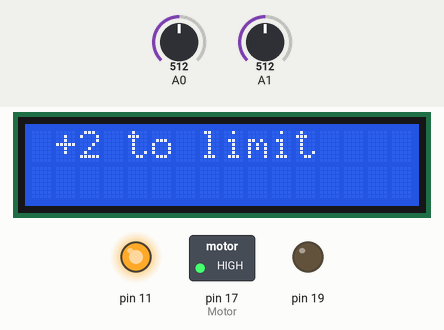
Simulated run of this sketch. Board: Arduino Uno, built with avr-gcc and run on an emulated ATmega328P. Parts: 16×2 character LCD, switched loads named in the sketch (green lamp = pin HIGH), output pins drawn as LEDs (lit = HIGH). Wiring (inferred from the names in the program): character LCD (HD44780): RS pin 8; E pin 9; data pin 0, pin 1, pin 2, pin 3, pin 4, pin 5, pin 6, pin 7. The test bench sets the inputs (shaded band); at power-on: A0 = 512, A1 = 512. Pins used as bus, display or sensor lines are not drawn.

Above: at 1.5 s.
1.6 s: A0 set to 688
3.2 s: A0 set to 719
At 4.0 s:
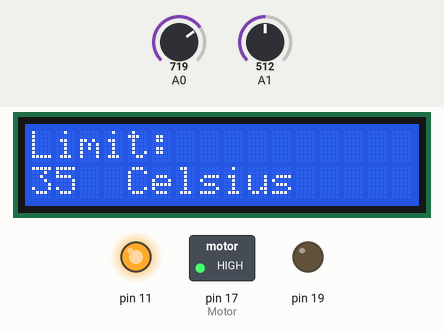
6.6 s: A0 set to 999
8.3 s: A0 set to 1014
At 9.2 s:
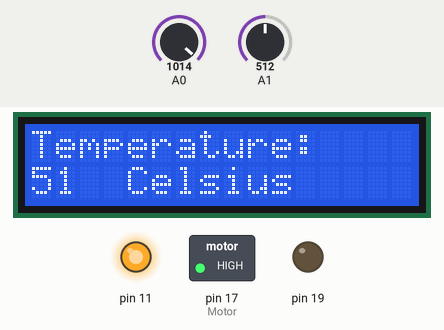
11.7 s: A1 set to 370
At 13.0 s:
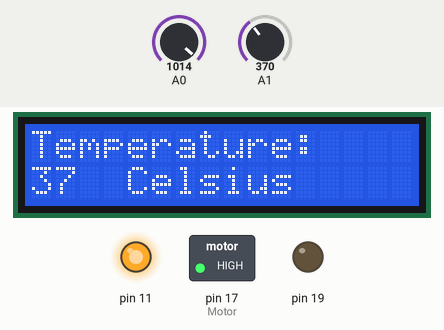
13.3 s: A1 set to 352
At 14.0 s:
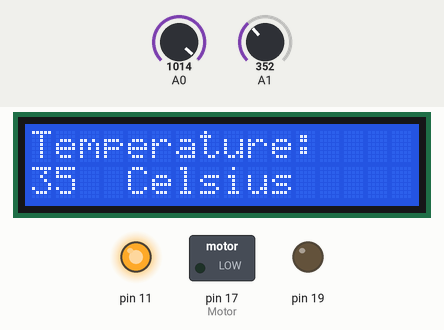
Timing chart, 0 to 16.3 s (numbered marks = the images above; inputs shaded):
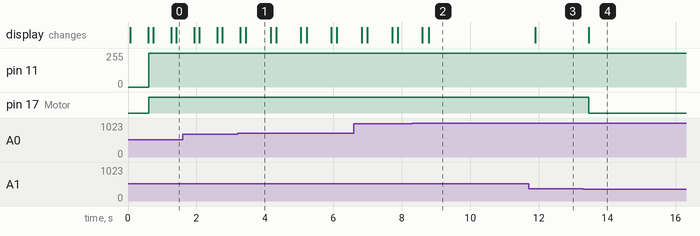

Measured:
- the behaviour switches between 700 and 701 on A0 (found by bisection; images 0 and 1)
- the behaviour switches between 1013 and 1014 on A0 (found by bisection; images 1 and 2)
- the behaviour switches between 360 and 359 on A1 (found by bisection; images 3 and 4)
- after the input at 3.2 s, the display: first differs from a run without the input after 0.24 s (image 1)
- after the input at 8.3 s, the display: first differs from a run without the input after 0.49 s (image 2)
- after the input at 11.7 s, the display: changes after 0.20 s (image 3)
- after the input at 13.3 s, pin 17 (Motor): HIGH → LOW after 0.16 s; the display: changes after 0.16 s (image 4)

The sketch:

PWM.ino
```cpp
#include <avr/io.h>
#include "PWM.h"

void PWM_init(){
  TCCR2A = TCCR2A | (1<<0) | (1<<1);   // Setting WGM01 and WGM00
  TCCR2B = TCCR2B &~ (1<<3);           // Clearing WGM02

  TCCR2B = TCCR2B | (1<<CS02);         // Setting CS02
  TCCR2B = TCCR2B &~ (1<<CS00);        // Clearing CS01
  TCCR2B = TCCR2B &~ (1<<CS01);        // Clearing CS00

  TCCR2A = TCCR2A | (1<<7);            // Setting COM0A1
  TCCR2A = TCCR2A &~ (1<<6);           // Clearing COM0A0

  DDRB |= (1<<3);

}


void Set_DutyCycle(int duty){

  OCR2A = (256*duty / 100)-1;
}
```

ADC.h
```cpp
// Function prototypes defined in header file for the ADC library
// .h files should be included in main app in order to use the library

void ADC_Init();
int ADC_Read(int channel);
```

ADC.ino
```cpp
#include <avr/io.h>
#include "ADC.h"

void ADC_Init() {
  ADCSRA = ADCSRA | (1 << ADEN);
  ADCSRA = ADCSRA | (1 << ADPS0);
  ADCSRA = ADCSRA | (1 << ADPS1);
  ADCSRA = ADCSRA | (1 << ADPS2);

  ADMUX = ADMUX | (1 << REFS0);
  ADMUX = ADMUX & ~(1 << REFS1);
}

int ADC_Read(int channel){

  ADMUX = ADMUX & ~(1 << MUX0);
  ADMUX = ADMUX & ~(1 << MUX1);
  ADMUX = ADMUX & ~(1 << MUX2);
  ADMUX = ADMUX & ~(1 << MUX3);
  ADMUX = ADMUX | channel;

  ADCSRA = ADCSRA | (1 << ADSC);

  while(ADCSRA & (1 << ADSC));

  return ADC;
}
```

Assesment_3_final_code.ino
```cpp
#include <avr/io.h>
#include <util/delay.h>
#include "LCD.h"
#include "ADC.h"

// Function Prototypes
void init();

int main(void){

  init();     // Call Initialization Function
  unsigned char buffer_1[4] ;   // temp_C  (temperature in Celsius)
  unsigned char buffer_2[4] ;   // temp_F  (temperature in FAhrenhait)
  unsigned char buffer_3[4] ;   // limit_C (limit in Celsius)
  unsigned char buffer_4[4] ;   // limit_F (limit in Fahrenhait)

  int temp_unit = 0;        // 0 --> Celsius and 1 --> Fahrenhait
  int limit = 250;          // Upper Limit (room temperature)


  while (1)
  {
    int command = ADC_Read(0);        // Reads pin A0 to know which button is pressed
    int temp_C = (ADC_Read(1))/10;    // Reads pin A1 from the temperature sensor and coverts it to celsius
    int temp_F = (temp_C*1.8) + 32;   // Conversion to fahrenhait
    int limit_C = (limit)/10;         // Limit of temperature before taking action accordingly
    int limit_F = (limit_C*1.8) + 32; // Limit in Fahrenhait

    // itoa functions to change integers to strings to be shown on LCD screen
    itoa(temp_C, buffer_1, 10);
    itoa(temp_F, buffer_2, 10);
    itoa(limit_C, buffer_3, 10);
    itoa(limit_F, buffer_4, 10);

    // Functions of buttons:
    // No buttons pressed
    if(command > 1013){
      LCD_String ("Temperature:");
    }
    // Select button
    else if (command  > 700){
      if(temp_unit == 0){
        LCD_String_xy(0,0, "Limit:");
        LCD_String_xy(1,0,buffer_3);
        LCD_String_xy(1, 4,"Celsius");
        _delay_ms(700);
      }
      else{
        LCD_String_xy(0,0, "Limit:");
        LCD_String_xy(1,0,buffer_4);
        LCD_String_xy(1, 4,"Fahrenhait");
        _delay_ms(700);
      }
    }
    // Left button
    else if(command > 450){
      limit += 2*10.23;
      LCD_String_xy(0, 1,"+2 to limit");
      _delay_ms(500);
    }
    // Down button
    else if(command > 290){
      LCD_String ("-1 to limit");
      _delay_ms(500);
      limit -= 10.23;
    }
    // Up button
    else if(command > 110){
      LCD_String ("+1 to limit");
      _delay_ms(500);
      limit += 10.23;
    }
    //Right button
    else{
      LCD_String ("Loading....");
      if(temp_unit == 0){
        temp_unit = 1;
      }
      else{
        temp_unit = 0;
      }
      _delay_ms(600);
    }
    // Displaying "Celsius" or "Fahrenhait" according to temp_unit
    if(temp_unit == 0){
      LCD_String_xy(1, 0,buffer_1);
      LCD_String_xy(1, 4,"Celsius");
    }
    else{
      LCD_String_xy(1, 0,buffer_2);
      LCD_String_xy(1, 4,"Fahrenhait");
    }

    // Controlling LEDs and motor direction according to temperature
    // Lower range  (COLD)
    if((temp_C < 15)){
      _delay_ms(8);
    PORTD = PORTD &~ (1<<3);            // LED 1 stays off (Red)
    PORTD = PORTD | (1<<2);             // LED 2 stays on (Blue)
    _delay_ms(8);
    PORTC = PORTC &~ (1<<3);            // Motor rotates anti-clockwise
    PORTC |= (1<<5);
    _delay_ms(8);
    Set_DutyCycle(255);
    }

    // Upper Range (HOT)
    else if ((temp_C > limit_C)){
    _delay_ms(8);
    PORTD = PORTD | (1<<3);             // LED 1 stays on (Red)
    PORTD = PORTD &~ (1<<2);            // LED 2 stays off (Blue)
    _delay_ms(8);
    PORTC |= (1<<3);                    // Motor rotates clockwise
    PORTC = PORTC &~ (1<<5);
    Set_DutyCycle(255);
    }

    // In Range
    else if(temp_C > 15){
      PORTD = PORTD &~ (1<<2);          // LED 2 stays off (Blue)
      PORTD = PORTD &~ (1<<3);          // LED 1 stays off (Red)
      PORTC = PORTC &~ (1<<3);          // Motor does not rotate
      PORTC = PORTC &~ (1<<5);

        }
    _delay_ms(100);
    LCD_Clear();
  }
  return 0;
}

void init(){

  ADC_Init();        // Initializing ADC library
  LCD_Init ();       // Initializing LCD library
  PWM_init();        // Initializing PWM library


  // Setting pins
  DDRD |= (1<<3);    // Setting LED 1 pin to output
  DDRD |= (1<<2);    // Setting LED 2 pin to output

  DDRC|= (1<<3);     // Pins of DC Motor to output
  DDRC|= (1<<5);

  /*DDRB = DDRB & ~(1 << 4);    // Make PB4 input (on/off switch)
  DDRB = DDRB & ~(1 << 2);    // Make PB2 input (direction switch)*/
}
```

PWM.h
```cpp
#include <avr/io.h>

void PWM_init();
void Set_DutyCycle(int duty);
```

uart.h
```cpp
#ifndef __UART__
#define __UART__

void Uart_Init(void);

void Uart_SetBaudRate(unsigned short BuadRate);

void Uart_SendChar(unsigned char DataByte);

unsigned char Uart_IsDataAvailable(void);

unsigned char Uart_ReadData();

void Uart_SendString(unsigned char DataString[], unsigned char Size);

#endif
```

uart.ino
```cpp
#if !defined(__AVR_ATmega328P__)
#include <avr/iom328p.h>
#endif

#include "Uart.h"

#define _BV(bit) (1 << (bit))
#define bit_is_set(sfr, bit) (_SFR_BYTE(sfr) & _BV(bit))
#define bit_is_clear(sfr, bit) (!(_SFR_BYTE(sfr) & _BV(bit)))
#define loop_until_bit_is_set(sfr, bit) do { } while (bit_is_clear(sfr, bit))
#define loop_until_bit_is_clear(sfr, bit) do { } while (bit_is_set(sfr, bit))


void Uart_Init(void) {

    Uart_SetBaudRate(9600);

    /* Enable USART transmitter/receiver */
    UCSR0B = (1 << TXEN0) | (1 << RXEN0);

    /* 8 data bits, 1 stop bit */
    UCSR0C = (1 << UCSZ01) | (1 << UCSZ00);
}

void Uart_SetBaudRate(unsigned short BuadRate)
{
    unsigned short UBBR = ( (F_CPU / 16) /  BuadRate ) - 1;
    UBRR0L = (UBBR & 0xFF);
    UBRR0H = (( UBBR >> 8 ) & 0xFF);
}


void Uart_SendChar(unsigned char DataByte)
{
    // Wait until Write buffer is empty
    while ( ! (UCSR0A & ( 1 << UDRE0)) );
    UDR0 = DataByte;
}

unsigned char Uart_ReadData(void) {
    // Wait until data is received
    while ( ! (UCSR0A & ( 1 << RXC0)) );
    return UDR0;
}

void Uart_SendString(const char DataString[], unsigned char Size){
    int i;
    for (i=0; DataString[i]; i++)
    {
        Uart_SendChar(DataString[i]);
    }
}
```

LCD.h
```cpp
// Function prototypes defined in header file for the LCD library
// .h files should be included in main app in order to use the library

#define LCD_Dir  DDRD			/* Define LCD data port direction */
#define LCD_Port PORTD		/* Define LCD data port */

#define RS_EN_Dir  DDRB		/* Define RS and En data port direction */
#define RS_EN_Port PORTB  /* Define RS and En port */
#define RS PB0				    /* Define Register Select pin */
#define EN PB1 				    /* Define Enable signal pin */

void LCD_Command( unsigned char cmnd );
void LCD_Char( unsigned char data );
void LCD_Init (void);
void LCD_String (char *str);
void LCD_String_xy (char row, char pos, char *str);
void LCD_Clear();
```

LCD.ino
```cpp
#include <avr/io.h>			  /* Include AVR std. library file */
#include <util/delay.h>	  /* Include Delay header file */
#include "LCD.h"

void LCD_Command( unsigned char cmnd )
{
	LCD_Port = (LCD_Port & 0x0F) | (cmnd & 0xF0); /* sending upper nibble */
	RS_EN_Port &= ~ (1<<RS);		/* RS=0, command reg. */
	RS_EN_Port |= (1<<EN);		/* Enable pulse */
	_delay_us(1);
	RS_EN_Port &= ~ (1<<EN);

	_delay_us(200);

	LCD_Port = (LCD_Port & 0x0F) | (cmnd << 4);  /* sending lower nibble */
	RS_EN_Port |= (1<<EN);
	_delay_us(1);
	RS_EN_Port &= ~ (1<<EN);
	_delay_ms(2);
}


void LCD_Char( unsigned char data )
{
	LCD_Port = (LCD_Port & 0x0F) | (data & 0xF0); /* sending upper nibble */
	RS_EN_Port |= (1<<RS);		/* RS=1, data reg. */
	RS_EN_Port|= (1<<EN);
	_delay_us(1);
	RS_EN_Port &= ~ (1<<EN);

	_delay_us(200);

	LCD_Port = (LCD_Port & 0x0F) | (data << 4); /* sending lower nibble */
	RS_EN_Port |= (1<<EN);
	_delay_us(1);
	RS_EN_Port &= ~ (1<<EN);
	_delay_ms(2);
}

void LCD_Init (void)			/* LCD Initialize function */
{
	LCD_Dir = 0xFF;			    /* Make LCD port direction as o/p */
  RS_EN_Dir |= (1 << EN) | (1 << RS);

	_delay_ms(20);			    /* LCD Power ON delay always >15ms */

	LCD_Command(0x02);		  /* send for 4 bit initialization of LCD  */
	LCD_Command(0x28);      /* 2 line, 5*7 matrix in 4-bit mode */
	LCD_Command(0x0c);      /* Display on cursor off*/
	LCD_Command(0x06);      /* Increment cursor (shift cursor to right)*/
	LCD_Command(0x01);      /* Clear display screen*/
	_delay_ms(2);
}

void LCD_String (char *str)		/* Send string to LCD function */
{
	int i;
	for(i=0;str[i]!=0;i++)		/* Send each char of string till the NULL */
	{
		LCD_Char (str[i]);
	}
}

void LCD_String_xy (char row, char pos, char *str)	/* Send string to LCD with xy position */
{
	if (row == 0 && pos<16)
	  LCD_Command((pos & 0x0F)|0x80);	                  /* Command of first row and required position<16 */
	else if (row == 1 && pos<16)
	  LCD_Command((pos & 0x0F)|0xC0);	                  /* Command of first row and required position<16 */

	LCD_String(str);	                              	/* Call LCD string function */
}

void LCD_Clear()
{
	LCD_Command (0x01);		/* Clear display */
	_delay_ms(2);
	LCD_Command (0x80);		/* Cursor at home position */
}
```
